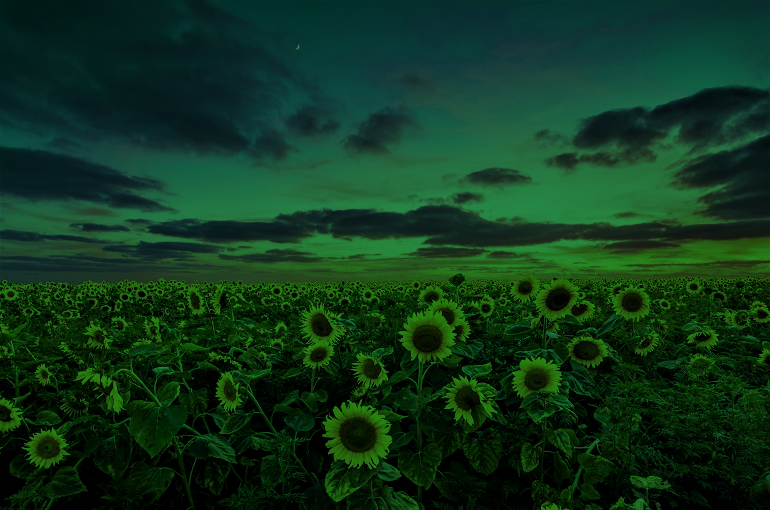
#> input picture Day5/Tutorial5/SunflowerFilter.png, 770 x 510 px
$ python D5Q4.py
#> lines starting #> are read from the running program, lines starting #| are printed output that depends on the picture
#--------------------------------------------------------------------
# Title: D5Q4.py
# Author: Kate McAlpine
# Email: kate.mcalpine@newcastle.edu.au
# Created: 16th February, 2024
# Found in: Day 5 Lecture Slides
#--------------------------------------------------------------------

import matplotlib.pyplot as plt

a = plt.imread('SunflowerFilter.png')
#> a is the input picture: shape (510, 770, 4) float32; mean R, G, B, A 0.0605, 0.21, 0.11, 1

plt.imshow(a)
plt.show()

r = a[:, :, 0]
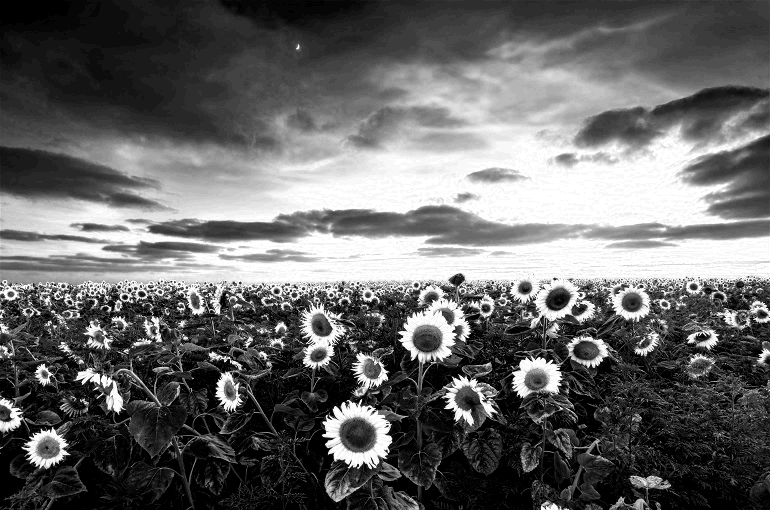
#> r: shape (510, 770) float32; min 0, max 0.149, mean 0.0606; drawn with min black and max white
g = a[:, :, 1]
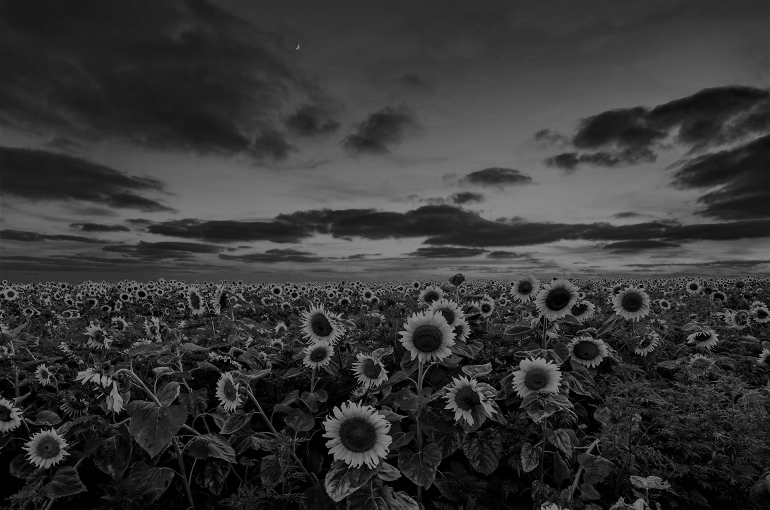
#> g: shape (510, 770) float32; min 0, max 0.549, mean 0.21
b = a[:, :, 2]
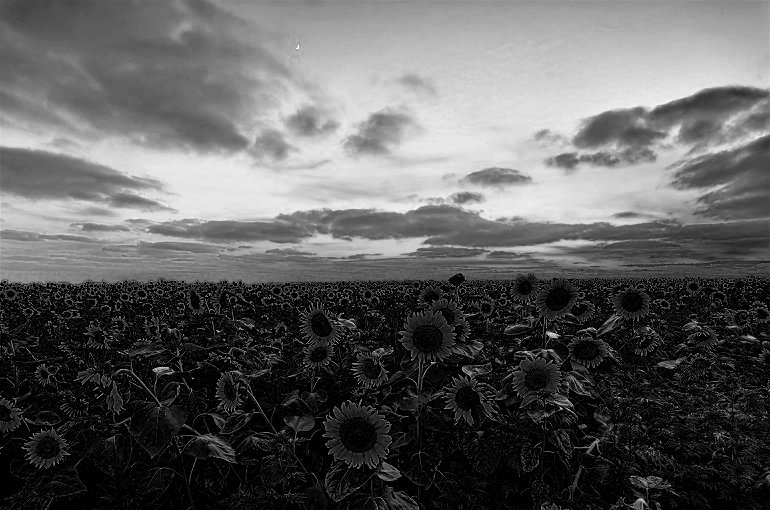
#> b: shape (510, 770) float32; min 0, max 0.298, mean 0.111; drawn with min black and max white

r = r / 0.15
g = g / 0.55
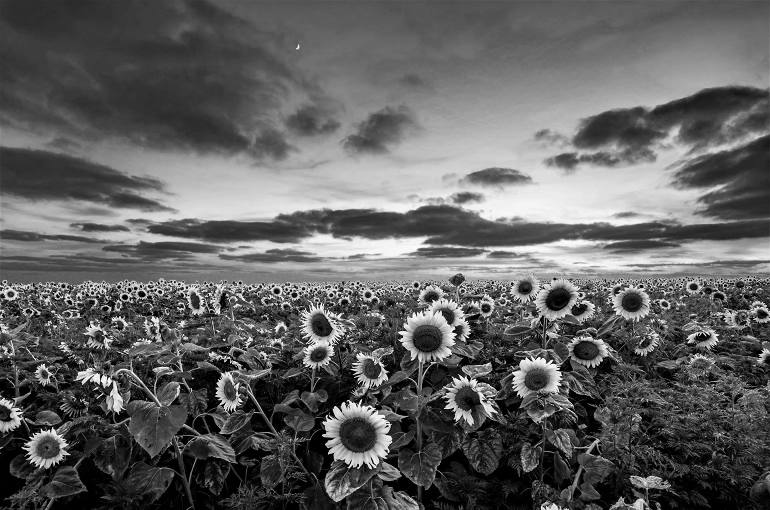
#> g: shape (510, 770) float32; min 0, max 0.998, mean 0.382
b = b / 0.30
